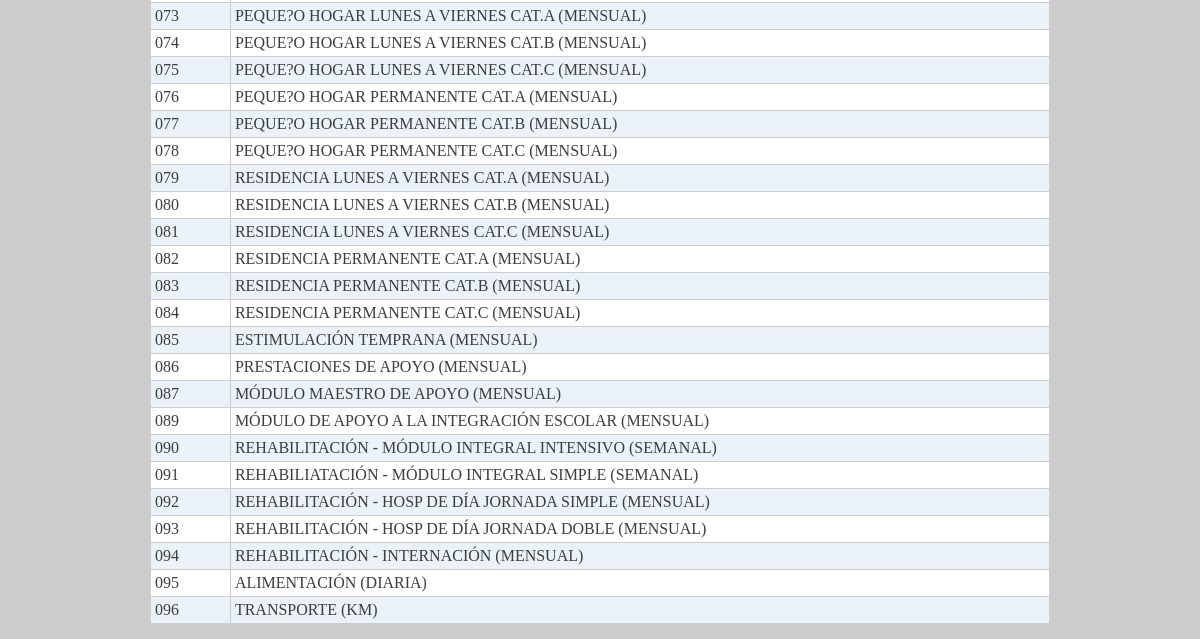
Before: /nomenclador.php (signed in, lower part) with the older database file.
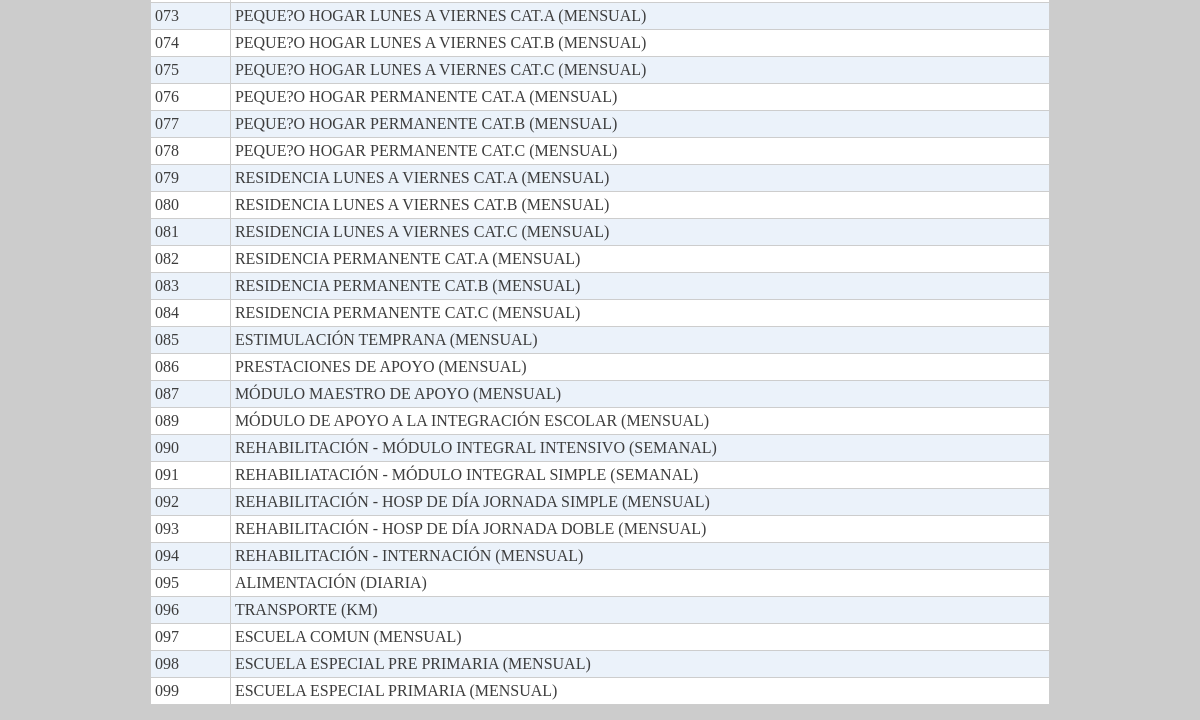
After: the same page with the newer database file.
### tables this page shows
CREATE TABLE IF NOT EXISTS `nomenclador` (
  `codigo` varchar(3) NOT NULL,
  `descripcion` text NOT NULL,
  PRIMARY KEY (`codigo`)
);

### nomenclador.php (the view, shortened to what this page needs)
<?php
$sqlNomenclador = "SELECT * FROM nomenclador ORDER BY codigo";
$resNomenclador =  mysql_query($sqlNomenclador);
?>
<!DOCTYPE html PUBLIC "-//W3C//DTD XHTML 1.0 Transitional//EN" "http://www.w3.org/TR/xhtml1/DTD/xhtml1-transitional.dtd">
<html xmlns="http://www.w3.org/1999/xhtml">
<head>
<link rel="stylesheet"href="include/jquery.tablesorter/themes/theme.blue.css" />
</head>
<body bgcolor="#CCCCCC">
	<div align="center">
		<div style="width: 900px">
			<table class="tablesorter" id="listado">
			 	<tbody>
			<?php while ($rowNomenclador = mysql_fetch_array($resNomenclador)) {  ?>
					<tr>
						<td><?php echo $rowNomenclador['codigo'] ?></td>
						<td><?php echo $rowNomenclador['descripcion'] ?></td>
					</tr>
			<?php } ?>
			  	</tbody>
			</table>
		</div>
	</div>
</body>
</html>

Changed rows visible on the page:
added nomenclador: codigo "097", descripcion "ESCUELA COMUN (MENSUAL)"
added nomenclador: codigo "098", descripcion "ESCUELA ESPECIAL PRE PRIMARIA (MENSUAL)"
added nomenclador: codigo "099", descripcion "ESCUELA ESPECIAL PRIMARIA (MENSUAL)"
